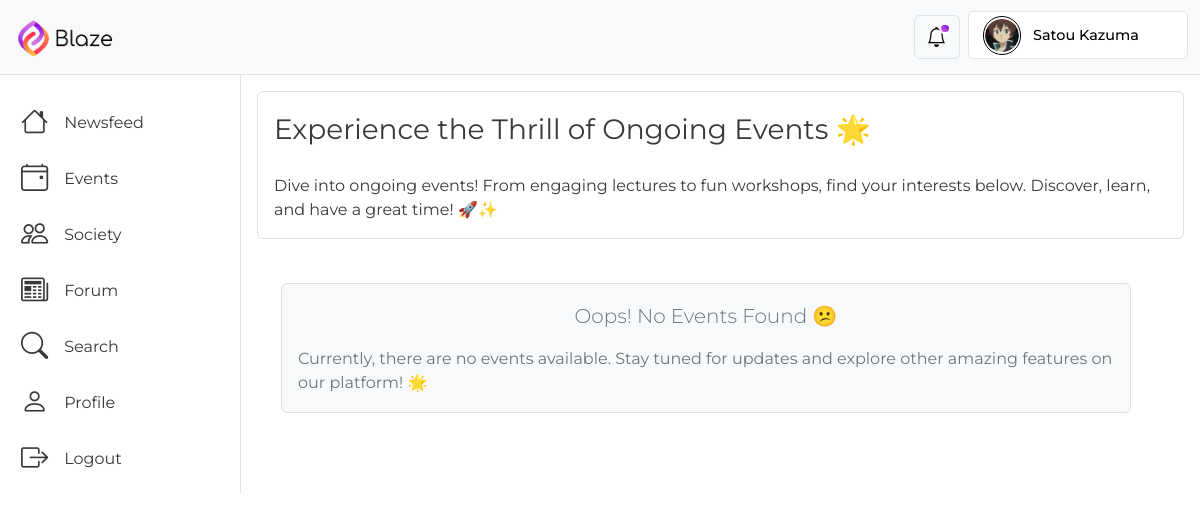
Before: /events/ (signed in) with the older database file.
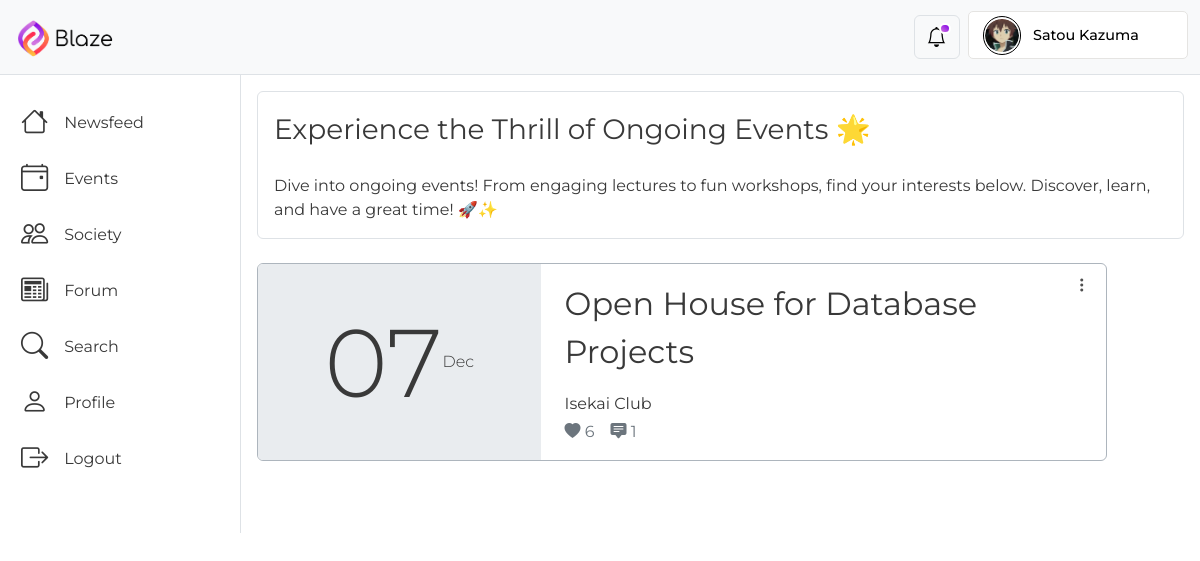
After: the same page with the newer database file.
### BlazeApp/models.py (models this page shows, shortened)
class User(AbstractUser):
    profile_picture = models.ImageField(
        upload_to="profile_pics/",
        blank=True,
        null=True,
        default="profile_pics/Default_Profile_Picture.png",
        validators=[
            FileExtensionValidator(
                allowed_extensions=["jpg", "jpeg", "png"]
            ),  # Restrict allowed file extensions
            validate_profilePicture_size,  # Set a maximum file size limit (7 MB in this example)
        ],
    )
    follow = models.ManyToManyField(
        "self", symmetrical=False, related_name="followers", blank=True
    )
    class Meta:
        verbose_name = "User"
        verbose_name_plural = "Users"

class Event(models.Model):
    banner = models.ImageField(
        upload_to="events/",
        null=False,
        default="events/Default_Event_Picture.png",
        validators=[
            FileExtensionValidator(allowed_extensions=["jpg", "jpeg", "png"]),
            validate_profilePicture_size,
        ],
        help_text="Upload an image for the event.",
    )
    title = models.CharField(max_length=200, null=False, default="No Title")
    description = models.CharField(
        max_length=1500, null=False, default="No Description"
    )
    start_date = models.DateField(null=False, default="0001-01-01")
    end_date = models.DateField(null=False, default="0001-01-01")
    poster = models.ForeignKey(
        User, on_delete=models.CASCADE, related_name="events", default=0
    )
    venue = models.CharField(max_length=50, null=False, default="No Venue")
    time = models.TimeField(null=False, default="00:00")
    timestamp = models.DateTimeField(auto_now=True, null=False)
    likes = models.ManyToManyField(User, related_name="liked_events", blank=True)
    class Meta:
        verbose_name = "Event"
        verbose_name_plural = "Events"
    @property
    def like_count(self):
        return self.likes.count()
    @property
    def comment_count(self):
        comment = Comment.objects.filter(object_type="event", object_id=self.pk)
        return comment.count()

### BlazeApp/views.py (the view)
# urls.py: path("events/", login_required(views.events), name="events"),
def events(request):
    event_instances = Event.objects.all()
    content = {"event_instances": event_instances}
    return render(request, "BlazeApp/events.html", content)

### BlazeApp/templates/BlazeApp/events.html (shortened to what this page needs)
{% extends 'BlazeApp/base.html' %}
{% load static %}
{% block content %}
  <div class="content-d border border-top-0 border-bottom-0 border-end-0 col">
    <div class="border rounded m-3" style="height: max-content;">
      <div class="fs-3 p-3" style="height: max-content;">Experience the Thrill of Ongoing Events 🌟</div>
      <div class="fs-6 px-3 pt-2 pb-3" style="height: max-content;">Dive into ongoing events! From engaging lectures to fun workshops, find your interests below. Discover, learn, and have a great time! 🚀✨</div>
    </div>
    <div class="d-flex flex-wrap border-dark m-2 px-2 pt-1 pb-5" style="height: max-content;">
      {% if event_instances %}
        {% for event in event_instances %}
          <div class="d-flex flex-wrap overflow-hidden border border-dark-subtle col-12 col-lg-11 rounded position-relative mt-1 mb-3" style="height: max-content;">
            <div class="btn-group dropstart event-view-d">
              <button type="button" class="btn text-night dropdown-toggle" data-bs-toggle="dropdown" aria-expanded="false"><i class="bi bi-three-dots-vertical"></i></button>
            </div>
            <div class="d-flex flex-wrap justify-content-center align-items-center bg-body-secondary col-12 col-sm-4 fw-light p-3">
              <div style="font-size: 6rem; line-height: 1.2;">{{ event.start_date|date:'d' }}</div>
              <div>{{ event.start_date|date:'M' }}</div>
            </div>
            <div class="d-flex flex-column justify-content-center col-12 col-sm-8 py-3 ps-4 pe-3">
              <div id="en" class="fs-2"><a href="{% url 'BlazeApp:view_event' event.pk %}">{{ event.title }}</a></div>
              <div class="fs-6 mt-3">
                <a href="{% url 'BlazeApp:profile' event.poster.pk %}">{{ event.poster.first_name }} {{ event.poster.last_name }}</a>
              </div>
              <div class="d-flex">
                <div class="text-secondary mt-1 me-3">
                  <i class="bi bi-heart-fill"></i>
                  <span>{{ event.like_count }}</span>
                </div>
                <div class="text-secondary mt-1 me-3">
                  <i class="bi bi-chat-square-text-fill"></i>
                  <span>{{ event.comment_count }}</span>
                </div>
              </div>
            </div>
          </div>
        {% endfor %}
      {% else %}
        <div class="border rounded bg-body-tertiary text-secondary col-11 m-4" style="height: max-content;">
          <div class="d-flex justify-content-center align-items-center flex-column my-2 p-3" style="height: 7rem;">
            <div class="lead mt-2 mb-3">Oops! No Events Found 😕</div>
            <div class="fs-6 mb-2">Currently, there are no events available. Stay tuned for updates and explore other amazing features on our platform! 🌟</div>
          </div>
        </div>
      {% endif %}
    </div>
  </div>
{% endblock %}

### BlazeApp/templates/BlazeApp/base.html (shortened to what this page needs)
{% load static %}
<!DOCTYPE html>
<html lang="en">
  <head>
    <link href="https://cdn.jsdelivr.net/npm/bootstrap@5.3.1/dist/css/bootstrap.min.css" rel="stylesheet" />
    <link rel="stylesheet" href="https://cdn.jsdelivr.net/npm/bootstrap-icons@1.10.5/font/bootstrap-icons.css" />
    <link href="{% static 'BlazeApp/base.css' %}" rel="stylesheet" />
  </head>
  <body>
    {% block navbar %}
      <nav class="navbar bg-body-tertiary border-bottom position-sticky">
        <div class="container-xxl">
          <a class="navbar-brand" href="{% url 'BlazeApp:newsfeed' %}"><img src="{% static 'BlazeApp/logo.png' %}" alt="Logo" width="110px" height="auto" class="d-inline-block align-text-top" /></a>
          <div class="d-flex align-items-center">
            <button class="btn btn-light border mx-2 fs-5 position-relative noti-btn" type="button" data-bs-toggle="offcanvas" data-bs-target="#NotificationOffcanvas" aria-controls="offcanvasNotification"><div id="noti-indicator"></div><i class="bi bi-bell"></i></button>
            <div class="dropdown-center nav-profile-d col-md-2 d-lg-block d-none">
              <button class="nav-profile d-flex align-items-center justify-content-around" data-bs-toggle="dropdown" aria-expanded="false">
                <div class="nav-profile-pic-cover d-flex justify-content-center align-items-center mx-2" style="width: 2.4rem; height: 2.4rem;">
                  <div class="nav-profile-pic">
                    <img src="{{ request.user.profile_picture.url }}" alt="profile-picture" />
                  </div>
                </div>
                <div class="nav-profile-name text-start text-truncate fw-medium mx-1 d-lg-block d-none">{{ request.user.first_name }} {{ request.user.last_name }}</div>
              </button>
            </div>
          </div>
        </div>
      </nav>
    {% endblock %}
    <div class="container-xxl d-flex" style="padding: 0px;">
      {% block body %}
        <div class="side-panel-d d-none d-md-block">
          <a href="{% url 'BlazeApp:newsfeed' %}">
            <div class="side-panel-item d-flex align-items-center fw-normal rounded mx-1 mt-4">
              <i class="ms-3 me-3 bi bi-house"></i>Newsfeed
            </div>
          </a>
          <a href="{% url 'BlazeApp:events' %}">
            <div class="side-panel-item d-flex align-items-center fw-normal rounded mx-1 mt-2">
              <i class="ms-3 me-3 bi bi-calendar4-event"></i>Events
            </div>
          </a>
          <a href="{% url 'BlazeApp:society' %}">
            <div class="side-panel-item d-flex align-items-center fw-normal rounded mx-1 mt-2">
              <i class="ms-3 me-3 bi bi-people"></i>Society
            </div>
          </a>
          <a href="{% url 'BlazeApp:newsfeed' %}">
            <div class="side-panel-item d-flex align-items-center fw-normal rounded mx-1 mt-2">
              <i class="ms-3 me-3 bi bi-newspaper"></i>Forum
            </div>
          </a>
          <div class="side-panel-item d-flex align-items-center fw-normal rounded mx-1 mt-2" data-bs-toggle="modal" data-bs-target="#searchBar">
            <i class="ms-3 me-3 bi bi-search"></i>Search
          </div>
          <a href="{% url 'BlazeApp:profile' request.user.pk %}">
            <div class="side-panel-item d-flex align-items-center fw-normal rounded mx-1 mt-2">
              <i class="ms-3 me-3 bi bi-person"></i>Profile
            </div>
          </a>
          <a href="{% url 'BlazeApp:user_logout' %}">
            <div class="side-panel-item d-flex align-items-center fw-normal rounded mx-1 mt-2">
              <i class="ms-3 me-3 bi bi-box-arrow-right"></i>Logout
            </div>
          </a>
        </div>
        {% block content %}
        {% endblock %}
      {% endblock %}
    </div>
  </body>
</html>

### BlazeApp/static/BlazeApp/base.css (style rules this page uses)
body { font-family: 'Montserrat', sans-serif; color: #393939; }
a { text-decoration: none; color: #393939; }
.text-night { color: #4f4f4f!important; }
.navbar { top: 0; z-index: 100; }
.nav-profile-d { height: 3.2rem; width: max-content; }
.nav-profile { width: max-content; height: 3rem; border: 1px solid #E5E4E2; border-radius: 5px; background-color: white; outline: none; transition: 0.25s ease-in-out; }
.nav-profile-pic { border-radius: 50%; overflow: hidden; }
.nav-profile-pic-cover { border: 1px solid black; border-radius: 50%; width: 3rem; height: 3rem; cursor: pointer; }
.nav-profile-pic>img { width: 2.1rem; height: 2.1rem; border-radius: 50%; }
.nav-profile-name { width: 9rem; font-size: 0.9rem; }
#noti-indicator { background: linear-gradient(to left bottom, #8100E6, #D175E0); width: 0.7rem; height: 0.7rem; position: absolute; border-radius: 50%; right: 8px; top: 7px; border: 2px solid white; transition: 0.1s ease-in-out; }
.side-panel-d { width: 15rem; max-height: calc(100vh - 75px); overflow: auto; position: sticky; top: 75px; z-index: 101; }
.side-panel-item { color: #393939; height: 3rem; cursor: pointer; font-size: 1rem; border: 1px solid transparent; transition: 0.15s ease-in-out; }
.side-panel-item i { font-size: 1.7rem; }
.content-d { height: max-content; }

### BlazeApp/templates/BlazeApp/events.html (style rules this page uses)
.event-view-d { position: absolute; right: 3px; top: 3px; }
.event-view-d button::before { content: none !important; }
#en { -webkit-line-clamp: 2; -webkit-box-orient: vertical; overflow: hidden; text-overflow: ellipsis; display: -webkit-box; }

Changed rows visible on the page:
added Event: start_date "07", start_date "Dec", title "Open House for Database Projects", poster.first_name "Isekai", poster.last_name "Club", like_count "6", comment_count "1"
Other visible differences:
text no longer shown: "Oops! No Events Found 😕 Currently, there are no events available. Stay tuned for updates and explore other amazing features on our platform! 🌟"
